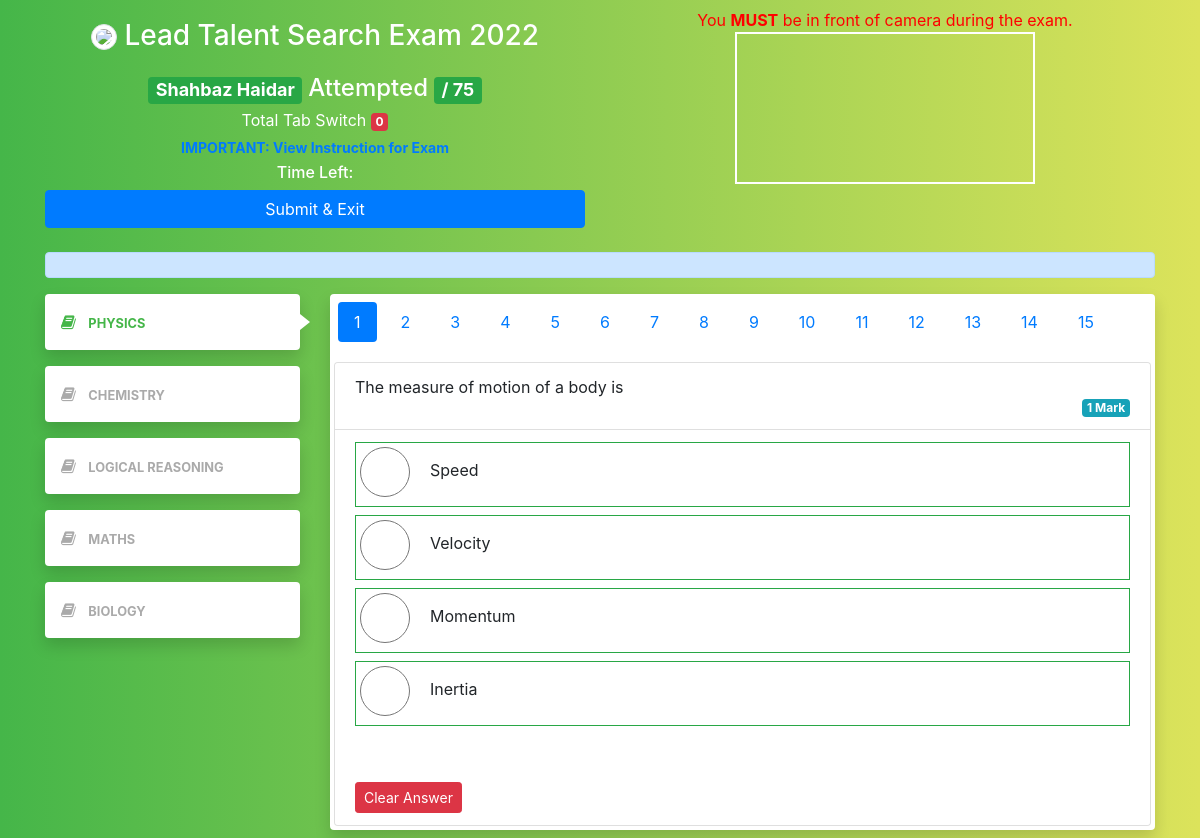
Page / (signed in) on the committed database.
### exam/models.py (models this page shows, shortened)
class UserTable (models.Model):
    USERTYPE = (
        ('student', 'student'),
        ('staff', 'staff'),
    )
    user = models.ForeignKey(
        User, null=True, blank=True, on_delete=models.CASCADE)
    name = models.CharField(max_length=200, null=True, blank=True)
    email = models.CharField(max_length=200, null=True, blank=True)
    registration = models.CharField(max_length=100, null=True, blank=True)
    tabs_switch = models.PositiveBigIntegerField(null=True, default=0)
    user_type = models.CharField(
        max_length=100, null=True, blank=True, choices=USERTYPE)

class Section (models.Model):
    section = models.CharField(max_length=100, null=True)
    def __str__(self) -> str:
        return self.section

class Question (models.Model):
    section_dropdown = models.ForeignKey(
        Section, null=True, on_delete=models.CASCADE)
    question_text = models.TextField(null=True, blank=True)
    question_image = models.TextField(null=True, blank=True)
    option_a = models.TextField(null=True, blank=True)
    option_a_image = models.TextField(null=True, blank=True)
    option_b = models.TextField(null=True, blank=True)
    option_b_image = models.TextField(null=True, blank=True)
    option_c = models.TextField(null=True, blank=True)
    option_c_image = models.TextField(null=True, blank=True)
    option_d = models.TextField(null=True, blank=True)
    option_d_image = models.TextField(null=True, blank=True)
    marks = models.IntegerField(null=True, blank=True)

### exam/views.py (the view, shortened to what this page needs)
# urls.py: path('', student_home, name='student_home'),
@login_required(login_url='student_login')
def student_home(request):
    questions = Question.objects.all()
    questions_count = questions.count()
    section = Section.objects.all()
    print('section: ', section)
    user_data = UserTable.objects.get(user=request.user)
    user_response_data = Response_Table.objects.filter(user=user_data)
    print("array", user_data.name)
    user_atempt = []
    for subject in section:
        this_sec_question = []
        questions = Question.objects.filter(section_dropdown=subject)
        if len(questions) > 0:
            for each_qs in questions:
                user_response = user_response_data.filter(question=each_qs)
                answer = 'no'
                if user_response:
                    answer = user_response[0].answer
                temp = {"question": each_qs, "answer": answer}
                this_sec_question.append(temp)
        user_atempt.append([subject, this_sec_question])
    setting_data = Setting_Table.objects.all().first()
    exam_end_time = setting_data.exam_end_time
    millisec = exam_end_time.timestamp() * 1000
    print(millisec)
    context = {'questions': questions,
               'section': section,
               'user_data': user_data,
               'user_response_data': user_response_data,
               'setting_data': setting_data,
               'questions_count': questions_count,
               'user_atempt': user_atempt,
               'millisec': millisec,
               }
    return render(request, 'home.html', context)

### templates/home.html (shortened to what this page needs)
<!DOCTYPE html>
<html>
<head>
    <link rel="stylesheet" type="text/css"
        href="https://cdnjs.cloudflare.com/ajax/libs/twitter-bootstrap/4.3.1/css/bootstrap.min.css">
    <link rel="stylesheet" type="text/css"
        href="https://stackpath.bootstrapcdn.com/font-awesome/4.7.0/css/font-awesome.min.css">
</head>
<body>
    <section class="py-1 header">
        <div class="container py-1">
            <div class="row">
                <div class="col-sm">
                    <header class="text-center pb-4 text-white">
                        <h3 style="line-height: normal;">
                            <img src="https://pbs.twimg.com/profile_images/3324703164/eeaa07508ff278289e23ba278bbaa405_400x400.png"
                                class="img-fluid profile-image-pic img-thumbnail rounded-circle my-3" width="50px">
                            Lead Talent Search Exam 2022
                        </h3>
                        <H4 class="mb-1"><span class="badge badge-success">
                                {{user_data.name}}
                            </span> Attempted <span class="badge badge-success"> /
                                {{questions_count}}
                            </span> </H4>
                        Total Tab Switch <span class="badge badge-danger" id="total_tab_switch">
                            {{user_data.tabs_switch}}
                        </span>
                        <br>
                        <button type="button" class="btn btn-link btn-sm" data-toggle="modal"
                            data-target="#exampleModal">
                            <b>IMPORTANT: View Instruction for Exam</b>
                        </button>
                        <br>
                        <H6><span>Time Left: </span></H6>
                        <button type="button" class=" btn btn-primary btn-block" id="sbmtBtn"
                        onclick="submit_and_exit()">
                            Submit & Exit
                        </button>
                    </header>
                </div>
                <div class="col-sm justify-content-center">
                    <header class="text-center pb-4 text-white" id="video_section">
                        <div id="container" class="justify-content-center w-100">
                            <span style="color:red">You <b>MUST</b> be in front of camera during the exam.</span>
                            <video class="justify-content-center" autoplay="true" id="videoElement"></video>
                        </div>
                    </header>
                </div>
            </div>
            <div class="row" id="maths_bio_section">
                <div class="col-md-12">
                    <div class="alert alert-primary W-100" role="alert" id="maths_bio_text">
                    </div>
                </div>
            </div>
            <div class="row" id="question_section">
                <br>
                <div class="col-md-3">
                    <div class="nav flex-column nav-pills nav-pills-custom" id="v-pills-tab" role="tablist"
                        aria-orientation="vertical">
                        {% for section in user_atempt %}
                        <a class="nav-link mb-3 p-3 shadow {% if forloop.counter == 1 %} active {% endif %}"
                            id="v-pills-{{section.0.id}}-tab" data-toggle="pill" href="#v-pills-{{section.0.id}}"
                            role="tab" aria-controls="v-pills-{{section.0.id}}"
                            aria-selected="{% if forloop.counter == 1 %}true{% else %}false{% endif %}">
                            <i class="fa fa-book mr-2"></i>
                            <span class="font-weight-bold small text-uppercase">
                                {{section.0.section}}
                            </span></a>
                        {% endfor %}
                    </div>
                </div>
                <div class="col-md-9">
                    <div class="tab-content" id="v-pills-tabContent">
                {% for section in user_atempt %}
                <div class="tab-pane fade shadow rounded bg-white
                {% if forloop.counter == 1 %} show active {% endif %} p-1" id="v-pills-{{section.0.id}}"
                    role="tabpanel" aria-labelledby="v-pills-{{section.0.id}}-tab">
                    <ul class="nav nav-pills mb-3" id="pills-tab" role="tablist">
                        {% for question in section.1 %}
                        <li class="nav-item">
                            <a
                                class="m-1 nav-link {% if  question.answer != 'no'  %} btn-success {% endif %}
                                {% if forloop.counter == 1 %} active {% endif %}"
                                id="pills-{{question.question.id}}-tab" data-toggle="pill" href="#pills-{{question.question.id}}" role="tab"
                                aria-controls="pills-{{question.question.id}}"
                                aria-selected="{% if forloop.counter == 1 %} true {% else %} false {% endif %}">
                                {{forloop.counter}}
                            </a>
                        </li>
                        {% endfor %}
                    </ul>
                    <div class="tab-content" id="pills-tabContent">
                        {% for question in section.1 %}
                        <div class="tab-pane fade {% if forloop.counter == 1 %}show active {% endif %} " id="pills-{{question.question.id}}" role="tabpanel"
                            aria-labelledby="pills-{{question.question.id}}-tab">
                            <div class="card">
                                <ul class="list-group list-group-flush">
                                    <li class="list-group-item">
                                        <span style=" white-space: pre-wrap;">{{question.question.question_text}}</span>
                                        <br>
                                        <span class="badge badge-info float-right">
                                            {{question.question.marks}}
                                            {% if question.question.marks == 1 %}
                                                Mark
                                            {% else %}
                                                Marks
                                            {% endif %}
                                        </span>
                                    </li>
                                    <li class="list-group-item">
                                        <div class="form-check mb-2 p-20 pb-4 pl-4 border border-success">
                                            <input class="form-check-input" type="radio" name="{{question.question.id}}"
                                                id="{{question.question.id}}_A" value="a" onchange="answer_selected(this)"
                                            >
                                            <label class="form-check-label" for="{{question.id}}_A">
                                                <span style=" white-space: pre-wrap;">{{question.question.option_a}} </span>
                                            </label>
                                        </div>
                                        <div class="form-check mb-2 p-20 pb-4 pl-4 border border-success">
                                            <input class="form-check-input" type="radio"
                                            name="{{question.question.id}}"
                                                id="{{question.question.id}}_B" value="b" onchange="answer_selected(this)"
                                            >
                                            <label class="form-check-label" for="{{question.question.id}}_B">
                                                <span style=" white-space: pre-wrap;">{{question.question.option_b}}</span>
                                            </label>
                                        </div>
                                        <div class="form-check mb-2 p-20 pb-4 pl-4 border border-success">
                                            <input class="form-check-input" type="radio" name="{{question.question.id}}"
                                                id="{{question.question.id}}_C" value="c" onchange="answer_selected(this)"
                                            >
                                            <label class="form-check-label" for="{{question.question.id}}_C">
                                                <span style=" white-space: pre-wrap;">{{question.question.option_c}}</span>
                                            </label>
                                        </div>
                                        <div class="form-check mb-2 p-20 pb-4 pl-4 border border-success">
                                            <input class="form-check-input" type="radio" name="{{question.question.id}}"
                                                id="{{question.question.id}}_D" value="d" onchange="answer_selected(this)"
                                            >
                                            <label class="form-check-label" for="{{question.question.id}}_D">
                                                <span style=" white-space: pre-wrap;">{{question.question.option_d}}</span>
                                            </label>
                                        </div>
                                        <br><br>
                                        <button id="{{question.question.id}}_clear" onclick="clearThis('{{question.question.id}}')" type="button"
                                            class="btn btn-danger btn-sm">
                                            Clear Answer
                                        </button>
                                    </li>
                                </ul>
                            </div>
                        </div>
                       {% endfor %}
                    </div>
                </div>
                {% endfor %}
                </div>
                </div>
            </div>
        </div>
    </section>
</body>
</html>

### templates/home.html (style rules this page uses)
.nav-pills-custom .nav-link { color: #aaa; background: #fff; position: relative; }
.nav-pills-custom .nav-link.active { color: #45b649; background: #fff; }
@media (min-width: 992px) { .nav-pills-custom .nav-link::before { content: ''; display: block; border-top: 8px solid transparent; border-left: 10px solid #fff; border-bottom: 8px solid transparent; position: absolute; top: 50%; right: -10px; transform: translateY(-50%); opacity: 0; } }
.nav-pills-custom .nav-link.active::before { opacity: 1; }
body { min-height: 100vh; background: linear-gradient(to left, #dce35b, #45b649); }
.form-check .form-check-input[type=radio] { border-radius: 100%; height: 50px; width: 50px; }
.form-check { display: flex; }
label { margin-left: 50px; margin-top: 15px; }
#videoElement { border: 2px solid white; width: 300px; margin: auto !important }

### rows in the picture
UserTable: name "Shahbaz Haidar", tabs_switch "0"
Section: section "PHYSICS"
Section: section "CHEMISTRY"
Section: section "LOGICAL REASONING"
Section: section "MATHS"
Section: section "BIOLOGY"
Question: question.question_text "The measure of motion of a body is", question.marks "1", shows "Mark", question.option_a "Speed", question.option_b "Velocity", question.option_c "Momentum", question.option_d "Inertia"

### other values in the picture
{{ questions_count }} "75"
